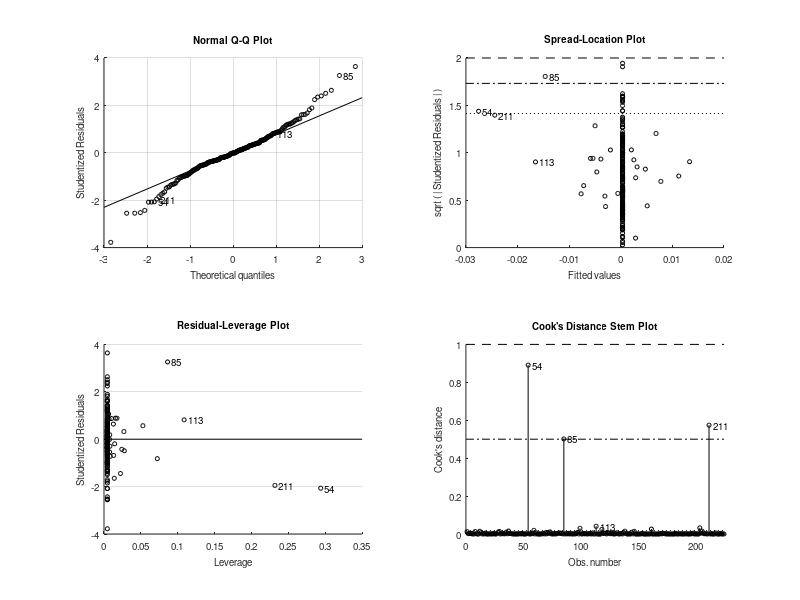
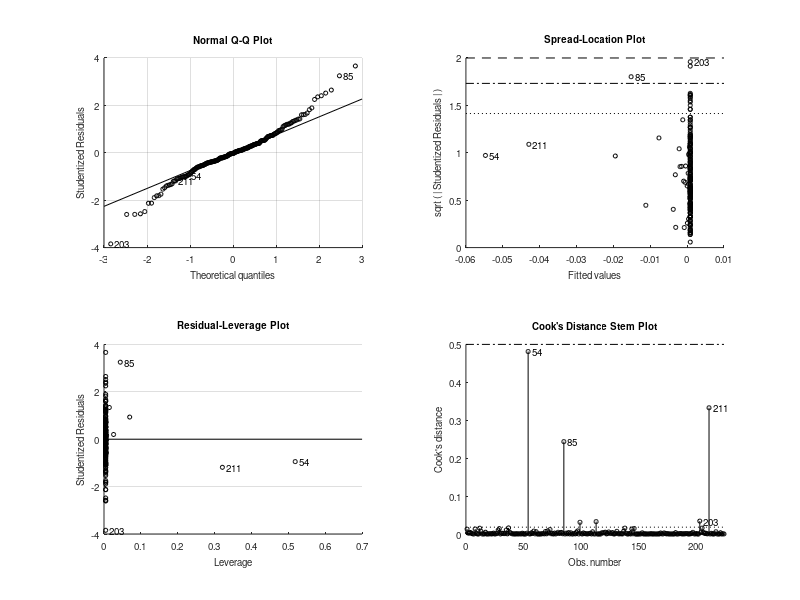

Write the MATLAB code that produced these figures, in order. (Note: this script raises an error after producing the figures.)
%% Setup
clc
clear all
close all
addpath(genpath('./functions'));
addpath(genpath('./data'));

%% Load and Prepare Data
load('data.mat')

date = MertensRavnData(:,1);
y = MertensRavnData(:,2:4);
z = MertensRavnData(:,5);
 

%% Analyze Instrument Properties
fprintf('Skewness of z: %.4f\n', skewness(z))
fprintf('Kurtosis of z: %.4f\n', kurtosis(z))

%% VAR Estimation
lags = 4;
[T, n] = size(y);

% Prepare data for VAR
Y0 = y(1:lags,:);  % Initial conditions
shortY = y(lags+1:end,:);

dummy = zeros(T,1);
dummy(102) = 1;

tmpY = [Y0(end-lags+1:end,:); shortY];
X = zeros(T-lags, n*lags);
for i = 1:lags
    X(:, (lags-i+1)*n-n+1:(lags-i+1)*n) = tmpY(lags-i+1:end-i,:);
end

Xexo = [ones(T-lags,1), dummy(lags+1:end), (1:T-lags)', (1:T-lags).^2'];
X = [X, Xexo];

% Estimate VAR
Atilde = (X \ shortY)';
u = shortY - X * Atilde';
z = z(lags+1:end,:);

% Prepare data for further analysis
z = z';
U_hat = u';

%% Relevance Tests
significance_level = 0.1;

% Linear relevance test
lhs = U_hat(1,:)';
rhs = z';
linear_model = fitlm(rhs, lhs);
disp('Linear Relevance Test:')
disp(linear_model)

% Quadratic relevance test
lhs = U_hat(1,:)';
rhs = z.^2';
quadratic_model = fitlm(rhs, lhs);
disp('Quadratic Relevance Test:')
disp(quadratic_model)

% Detailed relevance tests for each variable
disp('Detailed Relevance Tests:')
for ik = 1:n
    inam = sprintf('r%d', ik);
    olsEst.(inam) = olsest(z', U_hat(ik,:)', true, true);
    
    fprintf('Variable %d:\n', ik)
    fprintf('  F-stat: %4.3f, p-value: %4.3f\n', olsEst.(inam).F, olsEst.(inam).Fpval)
    fprintf('  F-stat (robust): %4.3f, p-value: %4.3f\n', olsEst.(inam).Frobust, olsEst.(inam).Frobustpval)
    fprintf('  R^2: %4.3f, R^2 (adj): %4.3f\n', olsEst.(inam).R2, olsEst.(inam).R2adj)
end

% Detailed relevance tests (z^2) for each variable
disp('Detailed Relevance Tests (z^2):')
for ik = 1:n
    inam = sprintf('r%d', ik);
    olsEst.(inam) = olsest(z.^2', U_hat(ik,:)', true, true);
    
    fprintf('Variable %d:\n', ik)
    fprintf('  F-stat: %4.3f, p-value: %4.3f\n', olsEst.(inam).F, olsEst.(inam).Fpval)
    fprintf('  F-stat (robust): %4.3f, p-value: %4.3f\n', olsEst.(inam).Frobust, olsEst.(inam).Frobustpval)
    fprintf('  R^2: %4.3f, R^2 (adj): %4.3f\n', olsEst.(inam).R2, olsEst.(inam).R2adj)
end

 %% Initial Parameter Estimation
T = length(z);

% Estimate theta for z
step = U_hat * z' / T;
step2 = step / step(1);
theta_z = step2(2:end);

% Estimate theta for z^2
step = U_hat * z.^2' / T;
step2 = step / step(1);
theta_z2 = step2(2:end);

fprintf('Initial theta estimates:\n')
fprintf('theta_z:  '); fprintf('%8.4f ', theta_z); fprintf('\n')
fprintf('theta_z2: '); fprintf('%8.4f ', theta_z2); fprintf('\n\n')

%% Optimization Setup
options = optimoptions('fminunc', 'Display', 'off', 'OptimalityTolerance', 1e-10, ...
                       'StepTolerance', 1e-10, 'MaxIterations', 1000);

% Initial optimization without optimal weighting
W_initial = pinv(diag(diag(f_04(theta_z, U_hat, z) * f_04(theta_z, U_hat, z)' / size(U_hat, 2))));
loss_func_initial = @(theta) mean(f_04(theta, U_hat, z), 2)' * W_initial * mean(f_04(theta, U_hat, z), 2);
[theta_est_initial, ~] = fminunc(loss_func_initial, theta_z, options);

% Optimization with optimal weighting
W_optimal = pinv(f_04(theta_est_initial, U_hat, z) * f_04(theta_est_initial, U_hat, z)' / size(U_hat, 2));
loss_func_optimal = @(theta) mean(f_04(theta, U_hat, z), 2)' * W_optimal * mean(f_04(theta, U_hat, z), 2);
[theta_est_optimal, ~] = fminunc(loss_func_optimal, theta_est_initial, options);

thetastart = theta_est_optimal;

fprintf('Optimized theta estimate:\n')
fprintf('theta_est: '); fprintf('%8.4f ', thetastart); fprintf('\n\n')

%% Estimation and J-Test
[J_statistic, p_value, theta_est] = EstAndJTest_03(U_hat, z, thetastart);

fprintf('Standard GMM Estimation Results:\n')
fprintf('Estimated theta: '); fprintf('%8.4f ', theta_est); fprintf('\n')
fprintf('J-statistic: %8.4f\n', J_statistic)
fprintf('p-value: %8.4f\n', p_value)
fprintf('Reject H0 at %.1f%% level: %s\n\n', significance_level*100, ...
        logical2str(p_value < significance_level))

%% CUE Estimation (Non-conservative)
conservative = 'no';
[J_statistic_cue, p_value_cue, theta_est_cue] = EstAndJTest_03CUE(U_hat, z, thetastart, conservative);

fprintf('CUE Estimation Results (Non-conservative):\n')
fprintf('Estimated theta: '); fprintf('%8.4f ', theta_est_cue); fprintf('\n')
fprintf('J-statistic: %8.4f\n', J_statistic_cue)
fprintf('p-value: %8.4f\n', p_value_cue)
fprintf('Reject H0 at %.1f%% level: %s\n\n', significance_level*100, ...
        logical2str(p_value_cue < significance_level))

%% CUE Estimation (Conservative)
conservative = 'yes';
[J_statistic_cue_cons, p_value_cue_cons, theta_est_cue_cons] = EstAndJTest_03CUE(U_hat, z, thetastart, conservative);

fprintf('CUE Estimation Results (Conservative):\n')
fprintf('Estimated theta: '); fprintf('%8.4f ', theta_est_cue_cons); fprintf('\n')
fprintf('J-statistic: %8.4f\n', J_statistic_cue_cons)
fprintf('p-value: %8.4f\n', p_value_cue_cons)
fprintf('Reject H0 at %.1f%% level: %s\n\n', significance_level*100, ...
        logical2str(p_value_cue_cons < significance_level))

%% Estimation with Kurtosis
[J_statistic_kurt, p_value_kurt, theta_est_kurt] = EstAndJTest_03_wKurt(U_hat, z, thetastart);

fprintf('Estimation Results with Kurtosis:\n')
fprintf('Estimated theta: '); fprintf('%8.4f ', theta_est_kurt); fprintf('\n')
fprintf('J-statistic: %8.4f\n', J_statistic_kurt)
fprintf('p-value: %8.4f\n', p_value_kurt)
fprintf('Reject H0 at %.1f%% level: %s\n\n', significance_level*100, ...
        logical2str(p_value_kurt < significance_level))

%% CUE Estimation with Kurtosis (Non-conservative)
conservative = 'no';
[J_statistic_cue_kurt, p_value_cue_kurt, theta_est_cue_kurt] = EstAndJTest_03CUE_wKurt(U_hat, z, thetastart, conservative);

fprintf('CUE Estimation Results with Kurtosis (Non-conservative):\n')
fprintf('Estimated theta: '); fprintf('%8.4f ', theta_est_cue_kurt); fprintf('\n')
fprintf('J-statistic: %8.4f\n', J_statistic_cue_kurt)
fprintf('p-value: %8.4f\n', p_value_cue_kurt)
fprintf('Reject H0 at %.1f%% level: %s\n\n', significance_level*100, ...
        logical2str(p_value_cue_kurt < significance_level))

%% CUE Estimation with Kurtosis (Conservative)
conservative = 'yes';
[J_statistic_cue_kurt_cons, p_value_cue_kurt_cons, theta_est_cue_kurt_cons] = EstAndJTest_03CUE_wKurt(U_hat, z, thetastart, conservative);

fprintf('CUE Estimation Results with Kurtosis (Conservative):\n')
fprintf('Estimated theta: '); fprintf('%8.4f ', theta_est_cue_kurt_cons); fprintf('\n')
fprintf('J-statistic: %8.4f\n', J_statistic_cue_kurt_cons)
fprintf('p-value: %8.4f\n', p_value_cue_kurt_cons)
fprintf('Reject H0 at %.1f%% level: %s\n\n', significance_level*100, ...
        logical2str(p_value_cue_kurt_cons < significance_level))

%% Helper function
function str = logical2str(logic_val)
    if logic_val
        str = 'Yes';
    else
        str = 'No';
    end
end
